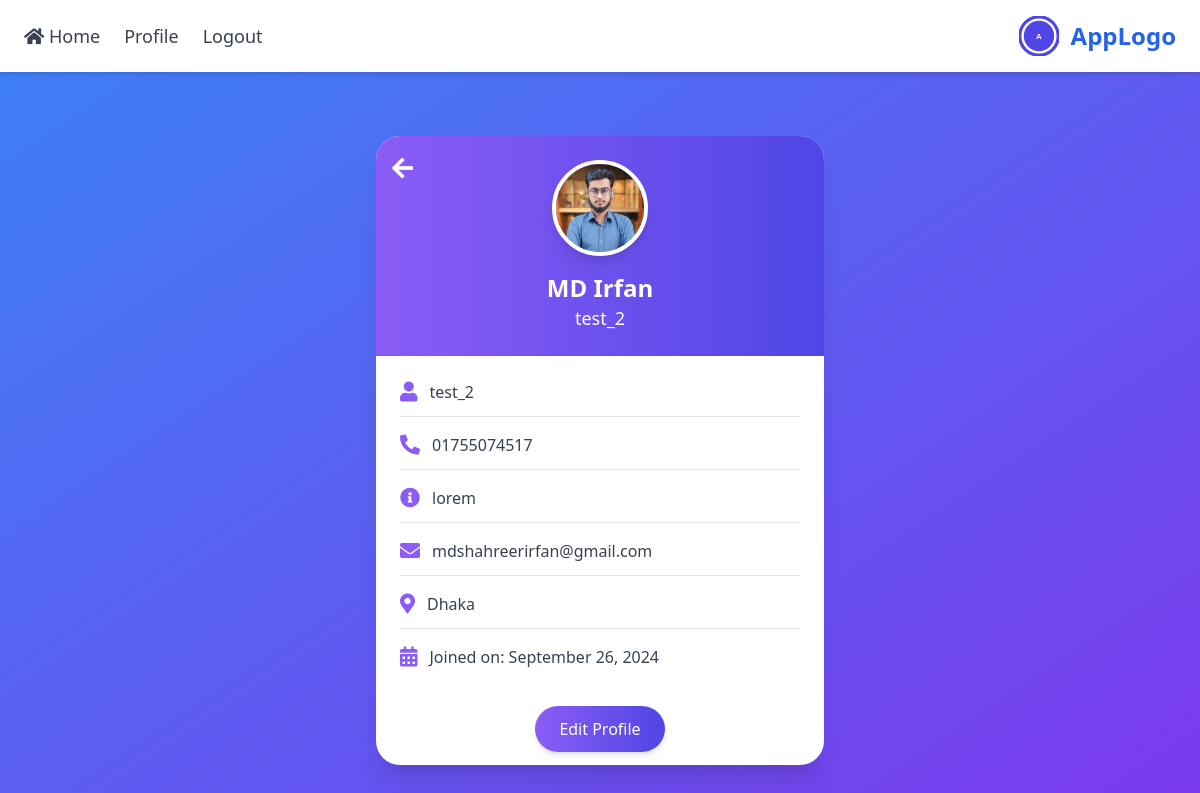
Page /user/profile/ (signed in) on the committed database.
### study_planner/models.py (models this page shows, shortened)
class UserProfile(models.Model):
    user = models.OneToOneField(User, on_delete=models.CASCADE)
    photo = models.ImageField(upload_to='profile_photos/', blank=True, null=True)
    phone_number = models.CharField(max_length=15, blank=True, null=True)
    bio = models.TextField(blank=True, null=True)
    location = models.CharField(max_length=100, blank=True, null=True)
    created_account_at = models.DateTimeField(auto_now_add=True)

### study_planner/views.py (the view)
# urls.py: path('profile/', views.profile_view, name='profile'),
@login_required
def profile_view(request):
    profile = UserProfile.objects.get(user=request.user)
    context = {
        'user': request.user,
        'profile': profile,
    }
    return render(request, 'study_planner/profile_view.html', context)

### study_planner/templates/study_planner/profile_view.html
{% extends 'base.html' %}
{% block body %}
<div class="container mx-auto py-8">
    <div class="max-w-md mx-auto bg-white rounded-3xl shadow-xl transform transition hover:scale-105 hover:shadow-2xl">
        <div class="relative bg-gradient-to-r from-purple-500 to-indigo-600 rounded-t-3xl p-6 text-center">
            <div class="absolute left-4 top-4">
                <a href="{% url 'home' %}" class="text-white text-2xl">
                    <i class="fas fa-arrow-left"></i>
                </a>
            </div>
            <div class="flex justify-center">
                {% if profile.photo %}
                    <img src="{{ profile.photo.url }}" alt="{{ user.username }}'s photo" class="w-24 h-24 rounded-full object-cover border-4 border-white shadow-lg">
                {% else %}
                    <img src="https://via.placeholder.com/100" alt="Default Profile" class="w-24 h-24 rounded-full object-cover border-4 border-white shadow-lg">
                {% endif %}
            </div>
            <h2 class="mt-4 text-white text-2xl font-bold">{{ user.first_name }} {{ user.last_name }}</h2>
            <p class="text-white text-lg">{{ user.username }}</p>
        </div>
        <div class="p-6 space-y-4">
            <div class="flex items-center space-x-3 border-b pb-3">
                <i class="fas fa-user text-purple-500 text-xl"></i>
                <span class="text-gray-700">{{ user.username }}</span>
            </div>
            <div class="flex items-center space-x-3 border-b pb-3">
                <i class="fas fa-phone-alt text-purple-500 text-xl"></i>
                <span class="text-gray-700">{{ profile.phone_number|default:"Not Set" }}</span>
            </div>
            <div class="flex items-center space-x-3 border-b pb-3">
                <i class="fas fa-info-circle text-purple-500 text-xl"></i>
                <span class="text-gray-700">{{ profile.bio|default:"No bio available" }}</span>
            </div>
            <div class="flex items-center space-x-3 border-b pb-3">
                <i class="fas fa-envelope text-purple-500 text-xl"></i>
                <span class="text-gray-700">{{ user.email }}</span>
            </div>
            <div class="flex items-center space-x-3 border-b pb-3">
                <i class="fas fa-map-marker-alt text-purple-500 text-xl"></i>
                <span class="text-gray-700">{{ profile.location|default:"Location not set" }}</span>
            </div>
            <div class="flex items-center space-x-3">
                <i class="fas fa-calendar-alt text-purple-500 text-xl"></i>
                <span class="text-gray-700">Joined on: {{ user.date_joined|date:"F d, Y" }}</span>
            </div>
        </div>
        <div class="p-6 text-center">
            <a href="{% url 'edit_profile' %}" class="bg-gradient-to-r from-purple-500 to-indigo-600 text-white px-6 py-3 rounded-full shadow-md hover:bg-gradient-to-l transition transform hover:scale-105">
                Edit Profile
            </a>
        </div>
    </div>
</div>
{% endblock %}

### rows in the picture
UserProfile: photo (picture), phone_number "01755074517", bio "lorem", location "Dhaka"

### other values in the picture
{{ user.first_name }} "MD"
{{ user.last_name }} "Irfan"
{{ user.username }} "test_2"
{{ user.email }} "mdshahreerirfan@gmail.com"
{{ user.date_joined|date:"F d, Y" }} "September 26, 2024"
